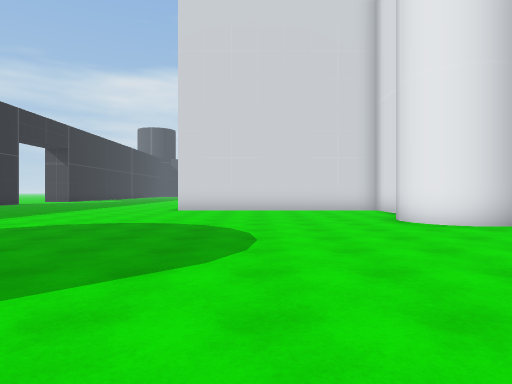
[1] (above)

24 first-person views from a walk through a 3-D level made in the Unity game engine. The camera is 1.3 m above the floor, looks level and sees 75° across. The floor is counted in squares, 2 m on a side. Each view is taken from the middle of a square. On the plan, view 1 faces up. The plan holds only what a view shows up to about 10 squares ahead; the rest is blank. The place goes on beyond the plan. The player is left out. Some animated figures are left out.

[2]
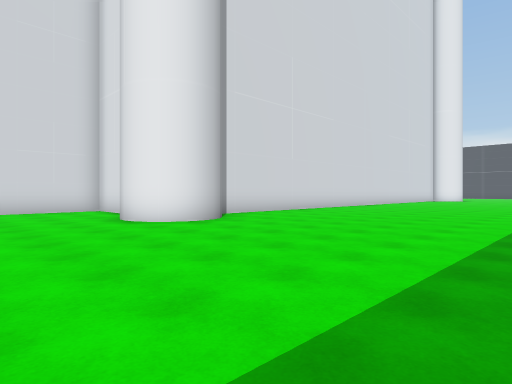

[3]
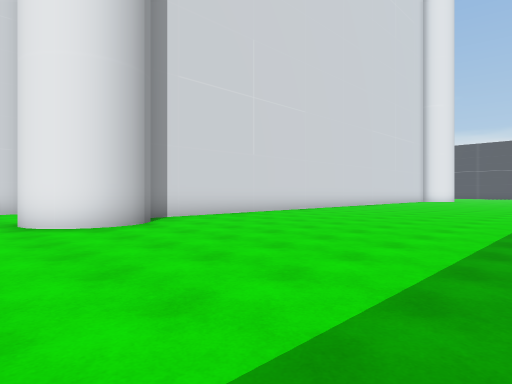

[4]
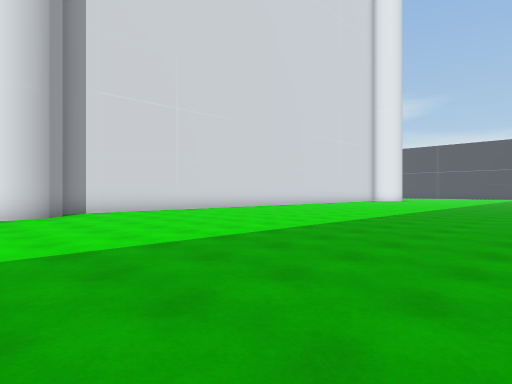

[5]
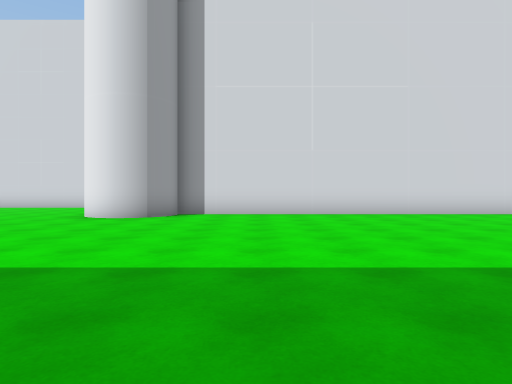

[6]
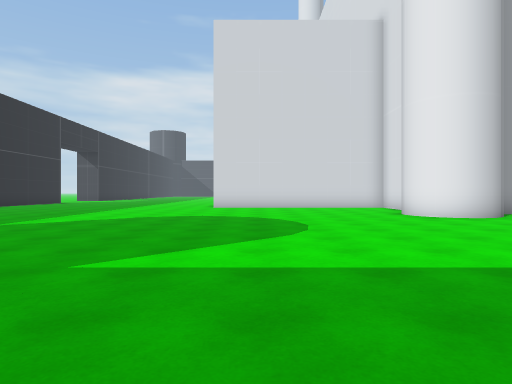

[7]
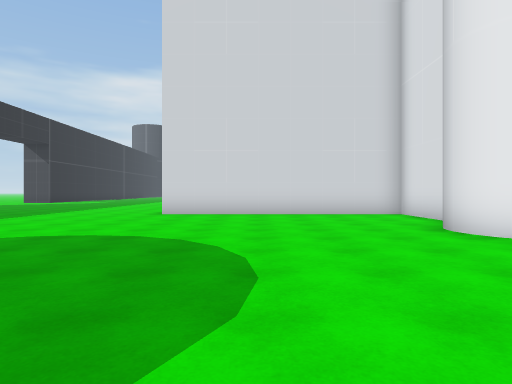

[8]
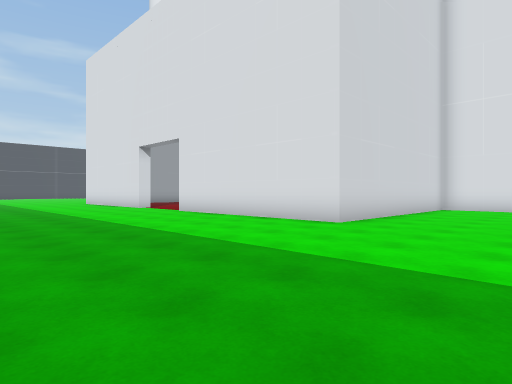

[9]
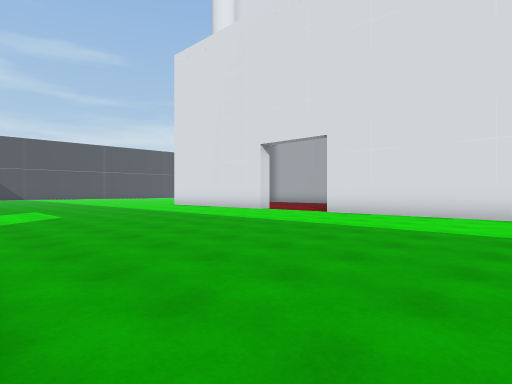

[10]
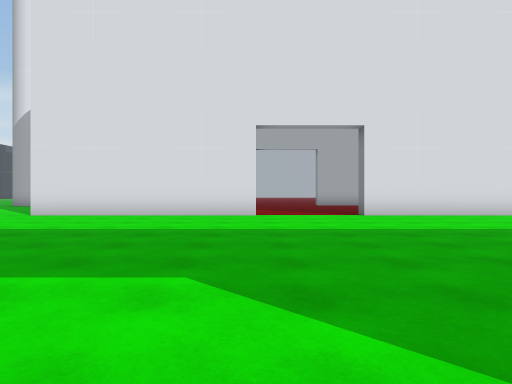

[11]
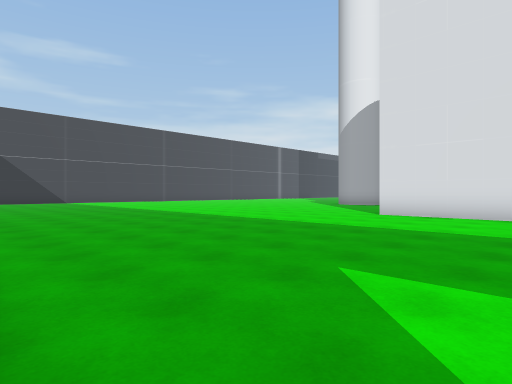

[12]
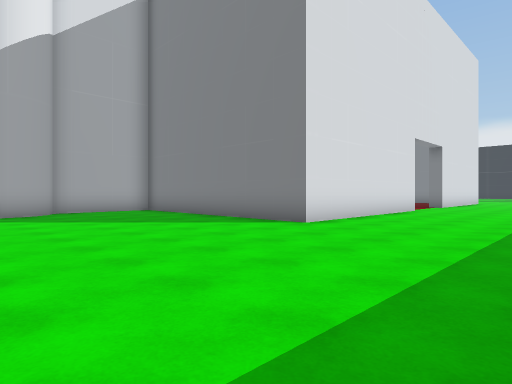

[13]
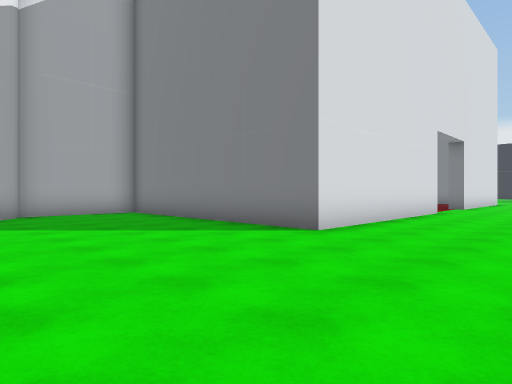

[14]
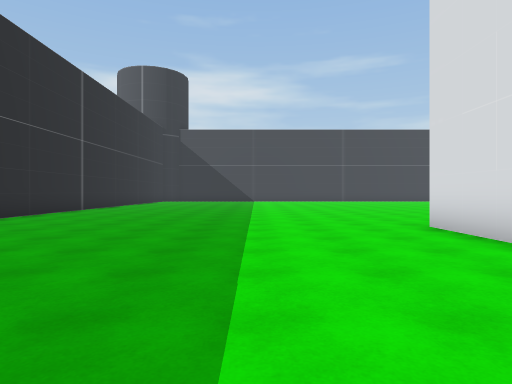

[15]
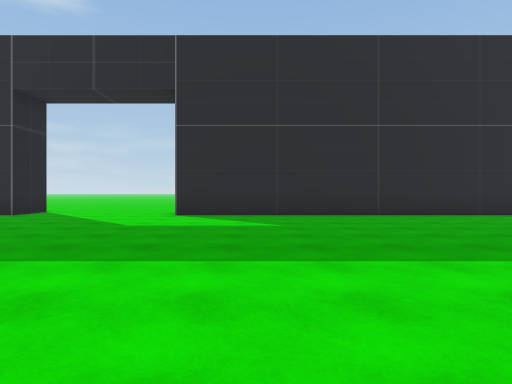

[16]
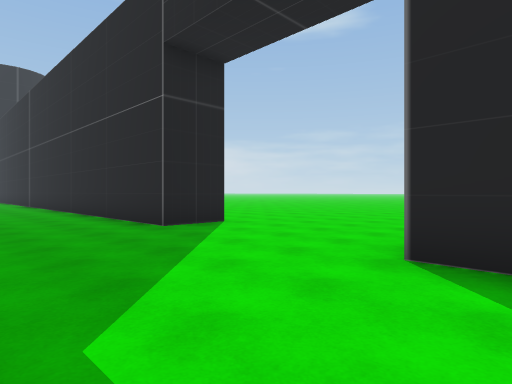

[17]
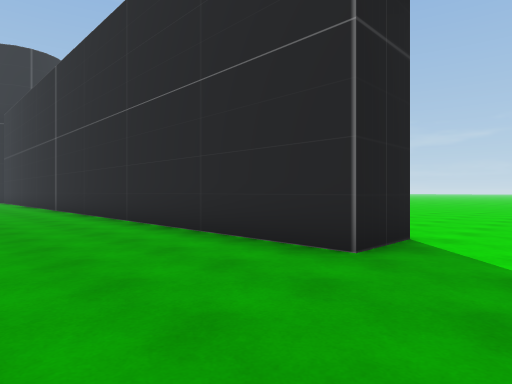

[18]
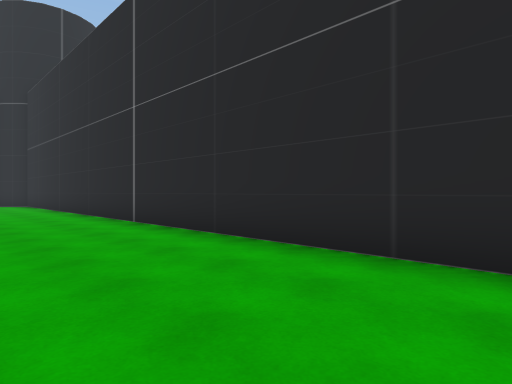

[19]
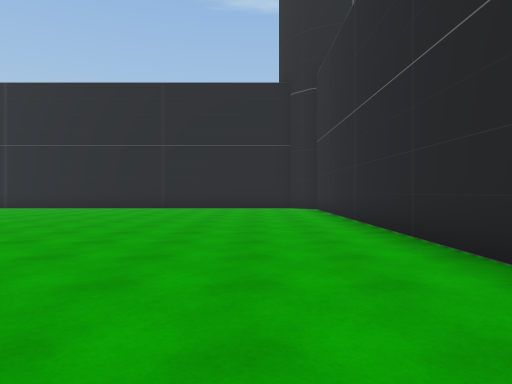

[20]
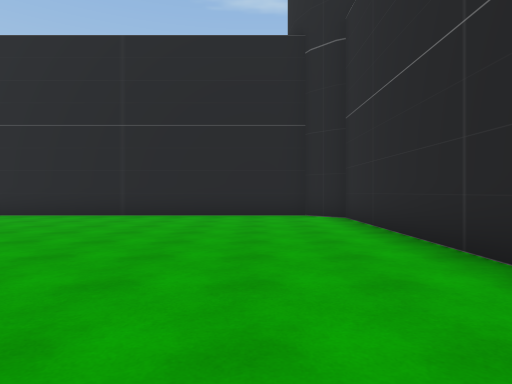

[21]
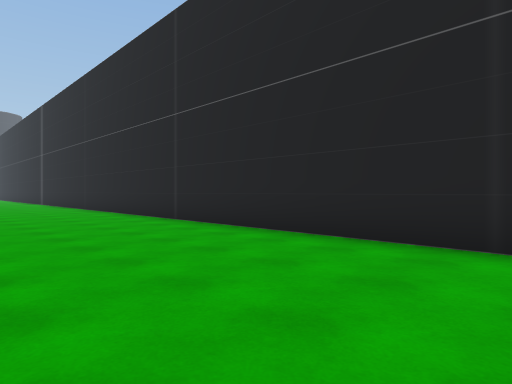

[22]
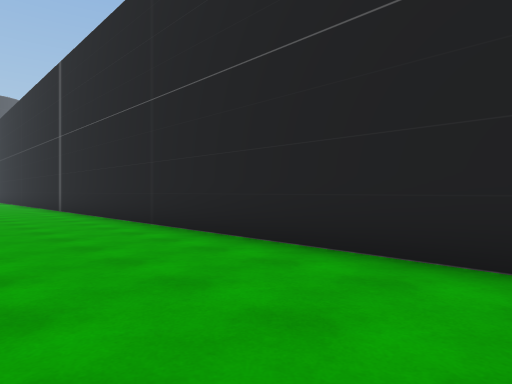

[23]
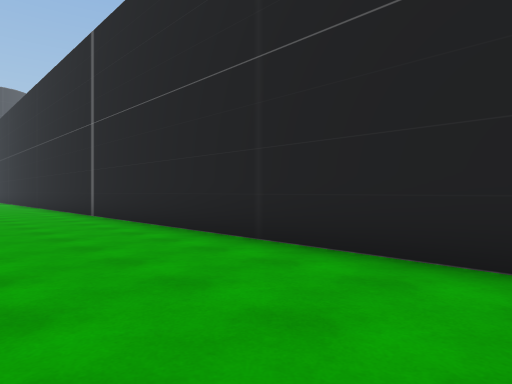

[24]
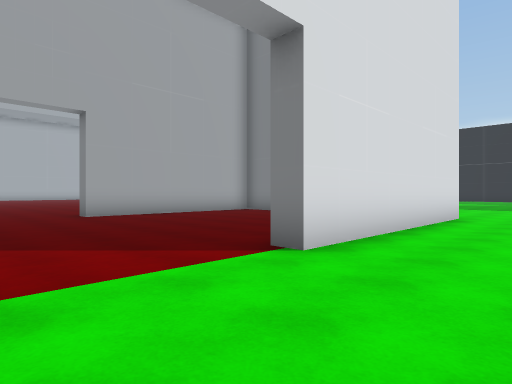

### Floor plan
Points are (right, up) in squares from view 1. A wall is a line through its corners. A room is listed if a view was taken in it or the views show most of it. See-through windows are left out.
Room 1 (views 1, 2, 3, 4, 5, 6, 7, 8, 9, 10, 11, 12, 13, 14, 15, 16, 17, 18, 19, 20, 21, 22, 23, 24)
walls: (3.3, 7.1) (3.3, 7.5) (3.3, 7.9); (4.2, 9.5) (4.2, 11.7) (-2.7, 11.7) (-2.7, 18); (3.8, 6.5) (3.3, 6.9); (4.7, 6.2) (4.1, 6.3); (-2.7, 21) (-2.7, 27.2) (3.4, 27.2); (5.1, 6.3) (4.3, 6.2); (-13.9, 17.3) (-12.3, 17.3) (-12.3, -4.3) (-11.5, -5); (-11.4, -5.3) (13.9, -5.3); (14.5, 7.7) (5.8, 7.7) (5.7, 6.9) (5.2, 6.5) (4.5, 6.1) (3.6, 6.6) (3.2, 7.3); (4.2, 28.1) (4.2, 30.2) (3.6, 30.6) (3.3, 31.1) (3.2, 31.6); (3.8, 30.5) (3.5, 30.8); (-12.3, 31.1) (-12.3, 21.8)
ways out: opening at (-2, 20)

Positions as (right, up) in squares from view 1, and headings:
1: (0, 0), facing up
2: (0, 0), facing up-right
3: (2, 0), facing up-right
4: (3, -3), facing up-right
5: (8, -2), facing up
6: (-1, -2), facing up
7: (0, 2), facing up
8: (-9, 8), facing up-right
9: (-12, 12), facing up-right
10: (-12, 21), facing right
11: (-12, 23), facing up-right
12: (-7, 33), facing down-right
13: (-6, 32), facing down-right
14: (-6, 21), facing up
15: (-3, 24), facing left
16: (-9, 23), facing down-left
17: (-9, 19), facing down-left
18: (-9, 13), facing down-left
19: (-10, 8), facing down
20: (-10, 4), facing down
21: (-7, -1), facing down-right
22: (0, -2), facing down-right
23: (3, -2), facing down-right
24: (-5, 21), facing down-right
